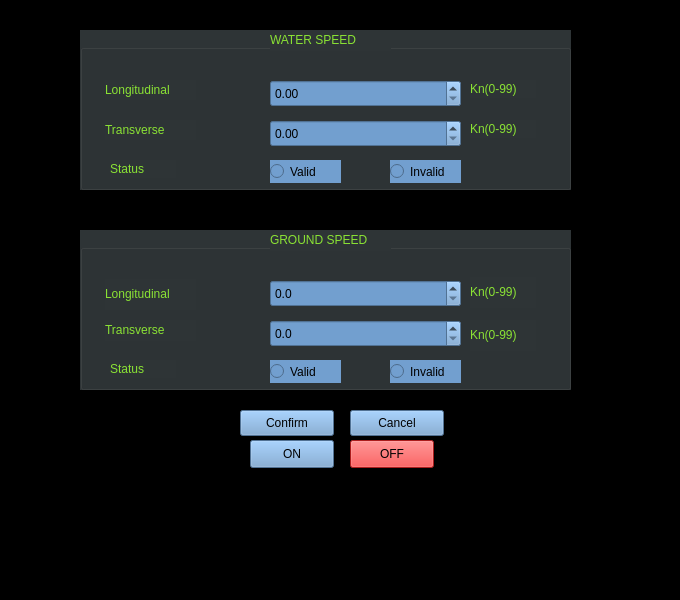
<?xml version="1.0" encoding="UTF-8"?>
<ui version="4.0">
 <class>LOG</class>
 <widget class="QFrame" name="LOG">
  <property name="geometry">
   <rect>
    <x>0</x>
    <y>0</y>
    <width>680</width>
    <height>600</height>
   </rect>
  </property>
  <property name="windowTitle">
   <string>Frame</string>
  </property>
  <property name="styleSheet">
   <string notr="true">background-color: rgb(0, 0, 0);</string>
  </property>
  <widget class="QPushButton" name="LOG_cancel">
   <property name="geometry">
    <rect>
     <x>350</x>
     <y>410</y>
     <width>94</width>
     <height>26</height>
    </rect>
   </property>
   <property name="styleSheet">
    <string notr="true">background-color: rgb(114, 159, 207);</string>
   </property>
   <property name="text">
    <string>Cancel</string>
   </property>
  </widget>
  <widget class="QGroupBox" name="waterBox">
   <property name="geometry">
    <rect>
     <x>80</x>
     <y>30</y>
     <width>491</width>
     <height>160</height>
    </rect>
   </property>
   <property name="styleSheet">
    <string notr="true">background-color: rgb(136, 138, 133);
background-color: rgb(46, 52, 54);</string>
   </property>
   <property name="title">
    <string>WATER SPEED:</string>
   </property>
   <property name="alignment">
    <set>Qt::AlignCenter</set>
   </property>
   <widget class="QLabel" name="label_3">
    <property name="geometry">
     <rect>
      <x>25</x>
      <y>50</y>
      <width>91</width>
      <height>20</height>
     </rect>
    </property>
    <property name="text">
     <string>&lt;html&gt;&lt;head/&gt;&lt;body&gt;&lt;p&gt;&lt;span style=&quot; color:#8ae234;&quot;&gt;Longitudinal&lt;/span&gt;&lt;/p&gt;&lt;/body&gt;&lt;/html&gt;</string>
    </property>
   </widget>
   <widget class="QLabel" name="label_4">
    <property name="geometry">
     <rect>
      <x>25</x>
      <y>90</y>
      <width>91</width>
      <height>20</height>
     </rect>
    </property>
    <property name="text">
     <string>&lt;html&gt;&lt;head/&gt;&lt;body&gt;&lt;p&gt;&lt;span style=&quot; color:#8ae234;&quot;&gt;Transverse&lt;/span&gt;&lt;/p&gt;&lt;/body&gt;&lt;/html&gt;</string>
    </property>
   </widget>
   <widget class="QLabel" name="label_5">
    <property name="geometry">
     <rect>
      <x>30</x>
      <y>130</y>
      <width>66</width>
      <height>18</height>
     </rect>
    </property>
    <property name="text">
     <string>&lt;html&gt;&lt;head/&gt;&lt;body&gt;&lt;p&gt;&lt;span style=&quot; color:#8ae234;&quot;&gt;Status&lt;/span&gt;&lt;/p&gt;&lt;/body&gt;&lt;/html&gt;</string>
    </property>
   </widget>
   <widget class="QDoubleSpinBox" name="Water_Longitude">
    <property name="geometry">
     <rect>
      <x>190</x>
      <y>50</y>
      <width>191</width>
      <height>27</height>
     </rect>
    </property>
    <property name="styleSheet">
     <string notr="true">background-color: rgb(114, 159, 207);</string>
    </property>
   </widget>
   <widget class="QDoubleSpinBox" name="Water_Transverse">
    <property name="geometry">
     <rect>
      <x>190</x>
      <y>90</y>
      <width>191</width>
      <height>27</height>
     </rect>
    </property>
    <property name="styleSheet">
     <string notr="true">background-color: rgb(114, 159, 207);</string>
    </property>
   </widget>
   <widget class="QLabel" name="label_6">
    <property name="geometry">
     <rect>
      <x>390</x>
      <y>50</y>
      <width>66</width>
      <height>18</height>
     </rect>
    </property>
    <property name="text">
     <string>&lt;html&gt;&lt;head/&gt;&lt;body&gt;&lt;p&gt;&lt;span style=&quot; color:#8ae234;&quot;&gt;Kn(0-99)&lt;/span&gt;&lt;/p&gt;&lt;/body&gt;&lt;/html&gt;</string>
    </property>
   </widget>
   <widget class="QLabel" name="label_7">
    <property name="geometry">
     <rect>
      <x>390</x>
      <y>90</y>
      <width>66</width>
      <height>18</height>
     </rect>
    </property>
    <property name="text">
     <string>&lt;html&gt;&lt;head/&gt;&lt;body&gt;&lt;p&gt;&lt;span style=&quot; color:#8ae234;&quot;&gt;Kn(0-99)&lt;/span&gt;&lt;/p&gt;&lt;/body&gt;&lt;/html&gt;</string>
    </property>
   </widget>
   <widget class="QRadioButton" name="rb_Water_Valid">
    <property name="geometry">
     <rect>
      <x>190</x>
      <y>130</y>
      <width>71</width>
      <height>23</height>
     </rect>
    </property>
    <property name="styleSheet">
     <string notr="true">background-color: rgb(114, 159, 207);</string>
    </property>
    <property name="text">
     <string>Valid</string>
    </property>
   </widget>
   <widget class="QRadioButton" name="rb_Water_Invalid">
    <property name="geometry">
     <rect>
      <x>310</x>
      <y>130</y>
      <width>71</width>
      <height>23</height>
     </rect>
    </property>
    <property name="styleSheet">
     <string notr="true">background-color: rgb(114, 159, 207);</string>
    </property>
    <property name="text">
     <string>Invalid</string>
    </property>
   </widget>
   <widget class="QLabel" name="label_49">
    <property name="geometry">
     <rect>
      <x>190</x>
      <y>0</y>
      <width>121</width>
      <height>21</height>
     </rect>
    </property>
    <property name="text">
     <string>&lt;html&gt;&lt;head/&gt;&lt;body&gt;&lt;p&gt;&lt;span style=&quot; color:#8ae234;&quot;&gt;WATER SPEED&lt;/span&gt;&lt;/p&gt;&lt;/body&gt;&lt;/html&gt;</string>
    </property>
   </widget>
  </widget>
  <widget class="QPushButton" name="LOG_confirmn">
   <property name="geometry">
    <rect>
     <x>240</x>
     <y>410</y>
     <width>94</width>
     <height>26</height>
    </rect>
   </property>
   <property name="styleSheet">
    <string notr="true">background-color: rgb(114, 159, 207);</string>
   </property>
   <property name="text">
    <string>Confirm</string>
   </property>
  </widget>
  <widget class="QGroupBox" name="groundBox">
   <property name="geometry">
    <rect>
     <x>80</x>
     <y>230</y>
     <width>491</width>
     <height>160</height>
    </rect>
   </property>
   <property name="styleSheet">
    <string notr="true">background-color: rgb(136, 138, 133);
background-color: rgb(46, 52, 54);</string>
   </property>
   <property name="title">
    <string>GROUND SPEED:</string>
   </property>
   <property name="alignment">
    <set>Qt::AlignCenter</set>
   </property>
   <widget class="QLabel" name="label_43">
    <property name="geometry">
     <rect>
      <x>25</x>
      <y>49</y>
      <width>91</width>
      <height>31</height>
     </rect>
    </property>
    <property name="text">
     <string>&lt;html&gt;&lt;head/&gt;&lt;body&gt;&lt;p&gt;&lt;span style=&quot; color:#8ae234;&quot;&gt;Longitudinal&lt;/span&gt;&lt;/p&gt;&lt;/body&gt;&lt;/html&gt;</string>
    </property>
   </widget>
   <widget class="QLabel" name="label_44">
    <property name="geometry">
     <rect>
      <x>25</x>
      <y>90</y>
      <width>91</width>
      <height>21</height>
     </rect>
    </property>
    <property name="text">
     <string>&lt;html&gt;&lt;head/&gt;&lt;body&gt;&lt;p&gt;&lt;span style=&quot; color:#8ae234;&quot;&gt;Transverse&lt;/span&gt;&lt;/p&gt;&lt;/body&gt;&lt;/html&gt;</string>
    </property>
   </widget>
   <widget class="QLabel" name="label_45">
    <property name="geometry">
     <rect>
      <x>30</x>
      <y>130</y>
      <width>66</width>
      <height>18</height>
     </rect>
    </property>
    <property name="text">
     <string>&lt;html&gt;&lt;head/&gt;&lt;body&gt;&lt;p&gt;&lt;span style=&quot; color:#8ae234;&quot;&gt;Status&lt;/span&gt;&lt;/p&gt;&lt;/body&gt;&lt;/html&gt;</string>
    </property>
   </widget>
   <widget class="QDoubleSpinBox" name="Ground_Longitude">
    <property name="geometry">
     <rect>
      <x>190</x>
      <y>50</y>
      <width>191</width>
      <height>27</height>
     </rect>
    </property>
    <property name="styleSheet">
     <string notr="true">background-color: rgb(114, 159, 207);</string>
    </property>
    <property name="decimals">
     <number>1</number>
    </property>
    <property name="maximum">
     <double>99.000000000000000</double>
    </property>
   </widget>
   <widget class="QDoubleSpinBox" name="Ground_Transverse">
    <property name="geometry">
     <rect>
      <x>190</x>
      <y>90</y>
      <width>191</width>
      <height>27</height>
     </rect>
    </property>
    <property name="styleSheet">
     <string notr="true">background-color: rgb(114, 159, 207);</string>
    </property>
    <property name="decimals">
     <number>1</number>
    </property>
    <property name="maximum">
     <double>99.000000000000000</double>
    </property>
   </widget>
   <widget class="QLabel" name="label_46">
    <property name="geometry">
     <rect>
      <x>390</x>
      <y>47</y>
      <width>66</width>
      <height>31</height>
     </rect>
    </property>
    <property name="text">
     <string>&lt;html&gt;&lt;head/&gt;&lt;body&gt;&lt;p&gt;&lt;span style=&quot; color:#8ae234;&quot;&gt;Kn(0-99)&lt;/span&gt;&lt;/p&gt;&lt;/body&gt;&lt;/html&gt;</string>
    </property>
   </widget>
   <widget class="QLabel" name="label_47">
    <property name="geometry">
     <rect>
      <x>390</x>
      <y>90</y>
      <width>66</width>
      <height>31</height>
     </rect>
    </property>
    <property name="text">
     <string>&lt;html&gt;&lt;head/&gt;&lt;body&gt;&lt;p&gt;&lt;span style=&quot; color:#8ae234;&quot;&gt;Kn(0-99)&lt;/span&gt;&lt;/p&gt;&lt;/body&gt;&lt;/html&gt;</string>
    </property>
   </widget>
   <widget class="QRadioButton" name="rb_Ground_Valid">
    <property name="geometry">
     <rect>
      <x>190</x>
      <y>130</y>
      <width>71</width>
      <height>23</height>
     </rect>
    </property>
    <property name="styleSheet">
     <string notr="true">background-color: rgb(114, 159, 207);</string>
    </property>
    <property name="text">
     <string>Valid</string>
    </property>
   </widget>
   <widget class="QRadioButton" name="rb_Ground_Invalid">
    <property name="geometry">
     <rect>
      <x>310</x>
      <y>130</y>
      <width>71</width>
      <height>23</height>
     </rect>
    </property>
    <property name="styleSheet">
     <string notr="true">background-color: rgb(114, 159, 207);</string>
    </property>
    <property name="text">
     <string>Invalid</string>
    </property>
   </widget>
   <widget class="QLabel" name="label_48">
    <property name="geometry">
     <rect>
      <x>190</x>
      <y>0</y>
      <width>121</width>
      <height>21</height>
     </rect>
    </property>
    <property name="text">
     <string>&lt;html&gt;&lt;head/&gt;&lt;body&gt;&lt;p&gt;&lt;span style=&quot; color:#8ae234;&quot;&gt;GROUND SPEED&lt;/span&gt;&lt;/p&gt;&lt;/body&gt;&lt;/html&gt;</string>
    </property>
   </widget>
  </widget>
  <widget class="QPushButton" name="pushButton">
   <property name="geometry">
    <rect>
     <x>250</x>
     <y>440</y>
     <width>84</width>
     <height>28</height>
    </rect>
   </property>
   <property name="styleSheet">
    <string notr="true">background-color: rgb(114, 159, 207);</string>
   </property>
   <property name="text">
    <string>ON</string>
   </property>
  </widget>
  <widget class="QPushButton" name="pushButton_2">
   <property name="geometry">
    <rect>
     <x>350</x>
     <y>440</y>
     <width>84</width>
     <height>28</height>
    </rect>
   </property>
   <property name="styleSheet">
    <string notr="true">background-color: rgb(239, 41, 41);</string>
   </property>
   <property name="text">
    <string>OFF</string>
   </property>
  </widget>
 </widget>
 <resources/>
 <connections/>
</ui>
